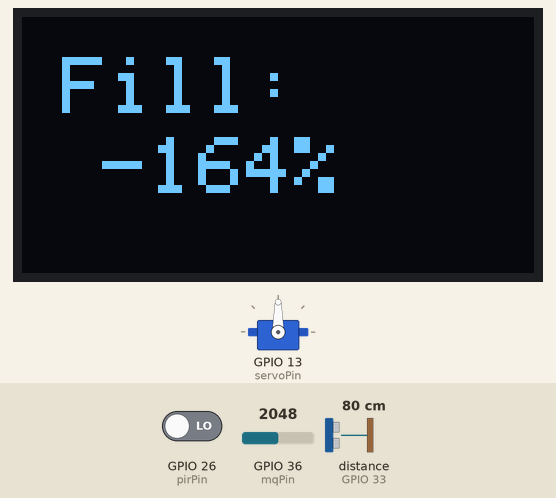
This sketch was run on a simulated ESP32. On the bench: servo, 128×64 one-colour display. Wiring (inferred from the names in the program): ultrasonic range finder: trigger GPIO 32; echo GPIO 33. The inputs (shaded band) are chosen by the test bench; at power-on: GPIO 26 (pirPin) LOW, distance to the obstacle (sensor on GPIO 33) 80 cm, GPIO 36 (mqPin) = 2048. The echo pulse lasts 58.3 µs per cm; WiFi joins after 1.5 s; servers stay silent unless stated; the display library's start-up logo is not drawn; what the sketch prints to the serial monitor is not drawn.

Above: at 4.8 s.
4.9 s: GPIO 26 (pirPin) driven HIGH
At 10.4 s:
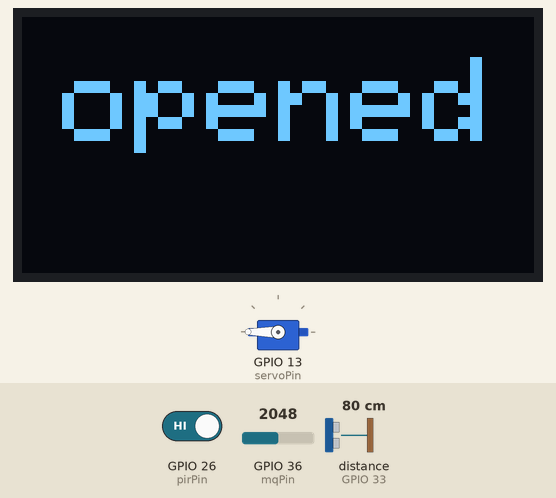
13.5 s: distance to the obstacle (sensor on GPIO 33) set to 2 cm
18.4 s: GPIO 26 (pirPin) driven LOW
22.7 s: GPIO 36 (mqPin) set to 2866
At 23.8 s:
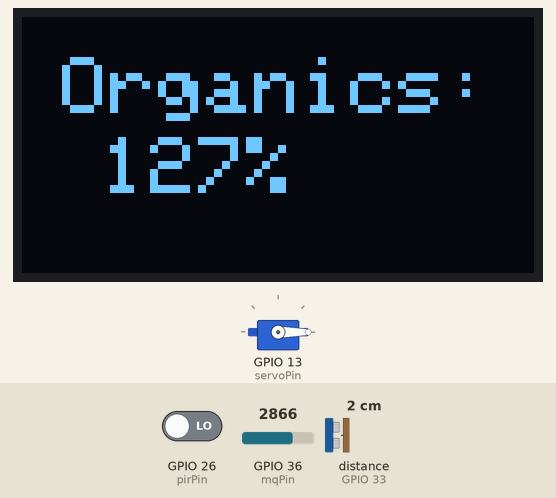
27.0 s: distance to the obstacle (sensor on GPIO 33) set to 4 cm
At 30.3 s:
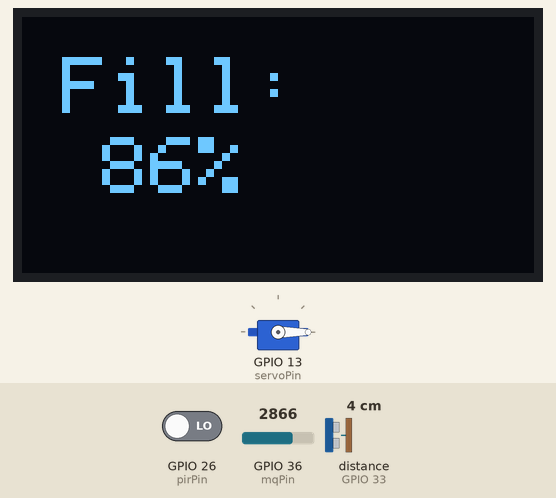
32.0 s: GPIO 36 (mqPin) set to 3603
At 34.2 s:
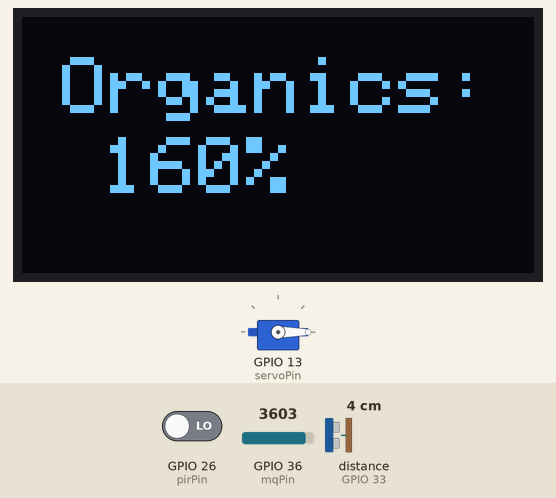
Timing chart, 0 to 35.7 s (numbered marks = the images above; inputs shaded):
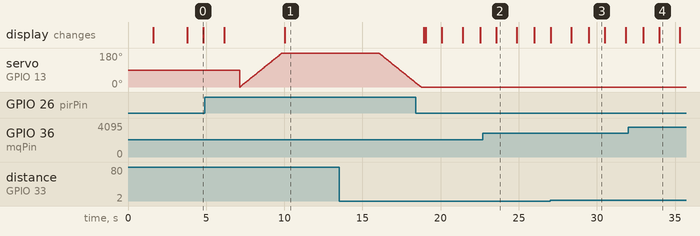

The sketch:

Final_Mini_Proj_Code.ino
```cpp
#include <Wire.h>
#include <Adafruit_GFX.h>
#include <Adafruit_SSD1306.h>
#include <ESP32Servo.h>
#include <WiFi.h>
#include <Firebase_ESP_Client.h>
#include "addons/TokenHelper.h"
#include "addons/RTDBHelper.h"

#define WIFI_SSID "****************"
#define WIFI_PASSWORD "******************"
#define DATABASE_URL "https://****************.asia-southeast1.firebasedatabase.app/"
#define API_KEY "**************************************"
#define SCREEN_WIDTH 128
#define SCREEN_HEIGHT 64
#define OLED_RESET -1
#define SOUND_SPEED 0.034
#define BIN_HEIGHT 30

FirebaseData fbdo;
FirebaseAuth auth;
FirebaseConfig config;

unsigned long sendDataPrevMillis = 0;
bool signupOK = false;

Adafruit_SSD1306 display(SCREEN_WIDTH, SCREEN_HEIGHT, &Wire, OLED_RESET);

const int trigPin = 32;
const int echoPin = 33;
const int mqPin = 36;
const int servoPin = 13;
const int pirPin = 26;

int pos = 0;
int pirstatus;
long duration;
float distance;
int gaspressure;
int fill;
int organics;
String status;

Servo myservo;

void setup()
{

  Serial.begin(115200);
  Serial.println("Hello!");

  WiFi.begin(WIFI_SSID, WIFI_PASSWORD);
  Serial.print("Connecting to WiFi");
  while (WiFi.status() != WL_CONNECTED)
  {
    Serial.print(".");
    delay(200);
  }
  Serial.println();
  Serial.print("Connected with IP : ");
  Serial.println(WiFi.localIP());
  Serial.println();

  config.api_key = API_KEY;
  config.database_url = DATABASE_URL;
  if(Firebase.signUp(&config, &auth, "", ""))
  {
    Serial.println("Signup OK");
    signupOK = true;
  }
  else
  {
    Serial.printf("%s\n", config.signer.signupError.message.c_str());
  }
  config.token_status_callback = tokenStatusCallback;
  Firebase.begin(&config, &auth);
  Firebase.reconnectWiFi(true);

  pinMode(trigPin, OUTPUT);
  pinMode(echoPin, INPUT);
  pinMode(mqPin, INPUT);
  pinMode(pirPin,INPUT);

  ESP32PWM::allocateTimer(0);
  ESP32PWM::allocateTimer(1);
  ESP32PWM::allocateTimer(2);
  ESP32PWM::allocateTimer(3);
  myservo.setPeriodHertz(50);
  myservo.attach(servoPin, 500, 2400);

  if(!display.begin(SSD1306_SWITCHCAPVCC, 0x3C))
  {
    Serial.println(F("SSD1306 allocation failed"));
    for(;;);
  }
  display.display();
  delay(2000);
  display.clearDisplay();
  display.setTextColor(WHITE);
}

void loop()
{

  pir();

  firebase();

  //display_smartbin**********
  display.clearDisplay();
  display.setTextSize(3);
  display.setCursor(10, 10);
  display.println("SMART");
  display.setCursor(20, 35);
  display.println("BIN");
  display.display();
  delay(1000);
  //display_smartbin**********
}

void pir()
{
  //pir_servo**********
  pirstatus = digitalRead(pirPin);
  if(pirstatus == HIGH)
  {
    //open**********
    for (pos = 0; pos <= 180; pos += 1)
    {
      myservo.write(pos);
      delay(15);
    }
    //open**********

    //pir_firebase_open
    if(Firebase.ready() && signupOK && (millis() - sendDataPrevMillis > 5000 || sendDataPrevMillis == 0))
    {
      status = "opened";
      sendDataPrevMillis == millis();
      if(Firebase.RTDB.setString(&fbdo, "test/status", status))
      {
        Serial.println();
        Serial.println(status);
        Serial.println("Successfully saved to : " + fbdo.dataPath());
        Serial.println(" (" + fbdo.dataType() + ")");
      }
      else
      {
        Serial.println("FAILED : " + fbdo.errorReason());
      }
    }//pir_firebase_open

    //display_open**********
    display.clearDisplay();
    display.setCursor(10, 10);
    display.print("opened");
    display.display();
    //display_open**********

    delay(6000);

    //close**********
    for (pos = 180; pos >= 0; pos -= 1)
    {
      myservo.write(pos);
      delay(15);
    }
    //close**********

    //pir_firebase_close
    if(Firebase.ready() && signupOK && (millis() - sendDataPrevMillis > 5000 || sendDataPrevMillis == 0))
    {
      status = "closed";
      sendDataPrevMillis == millis();
      if(Firebase.RTDB.setString(&fbdo, "test/status", status))
      {
        Serial.println();
        Serial.println(status);
        Serial.println("Successfully saved to : " + fbdo.dataPath());
        Serial.println(" (" + fbdo.dataType() + ")");
      }
      else
      {
        Serial.println("FAILED : " + fbdo.errorReason());
      }
    }
    //pir_firebase_close

    //display_close**********
    display.clearDisplay();
    display.setCursor(10, 10);
    display.print("closed");
    display.display();
    //display_close**********
  }
  //pir_servo**********
}

void firebase()
{
  //firebase**********
  if(Firebase.ready() && signupOK && (millis() - sendDataPrevMillis > 5000 || sendDataPrevMillis == 0))
  {
    sendDataPrevMillis == millis();
    ultrasonic();
    mq4();
    if(Firebase.RTDB.setInt(&fbdo, "test/fill", fill))
    {
      Serial.println();
      Serial.println(fill);
      Serial.println("Successfully saved to : " + fbdo.dataPath());
      Serial.println(" (" + fbdo.dataType() + ")");
    }
    else
    {
      Serial.println("FAILED : " + fbdo.errorReason());
    }

    if(Firebase.RTDB.setInt(&fbdo, "test/organics", organics))
    {
      Serial.println();
      Serial.println(organics);
      Serial.println("Successfully saved to : " + fbdo.dataPath());
      Serial.println(" (" + fbdo.dataType() + ")");
    }
    else
    {
      Serial.println("FAILED : " + fbdo.errorReason());
    }
  }
  //firebase**********
}
void ultrasonic()
{
  //ultrasonic**********
  digitalWrite(trigPin, LOW);
  delayMicroseconds(2);
  digitalWrite(trigPin, HIGH);
  delayMicroseconds(10);
  digitalWrite(trigPin, LOW);
  duration = pulseIn(echoPin, HIGH);
  distance = duration * SOUND_SPEED/2;
  fill = 100 - (distance * 100/BIN_HEIGHT);
  Serial.println();
  Serial.print("fill: ");
  Serial.print(fill);
  Serial.println("%");
  delay(100);
  //ultrasonic**********

  //display_ultrasonic**********
  display.clearDisplay();
  display.setTextSize(2);
  display.setCursor(10, 10);
  display.println("Fill:");
  display.setCursor(20, 30);
  display.print(fill);
  display.println("%");
  display.display();
  delay(1000);
  //display_ultrasonic**********
}
void mq4()
{
  //mq**********
  gaspressure = analogRead(mqPin);
  organics = gaspressure * 100/2250;
  Serial.println();
  Serial.print("organics:");
  Serial.print(organics);
  Serial.println("%");
  //mq**********

  //display_mq**********
  display.clearDisplay();
  display.setTextSize(2);
  display.setCursor(10, 10);
  display.println("Organics:");
  display.setCursor(20, 30);
  display.print(organics);
  display.println("%");
  display.display();
  delay(1000);
  //display_mq**********
}
```

Measured:
- what the display in image 0 shows lasts 1.0 s, from 3.8 s to 4.8 s
- what the display in image 2 shows lasts 1.3 s, from 23.6 s to 24.9 s
